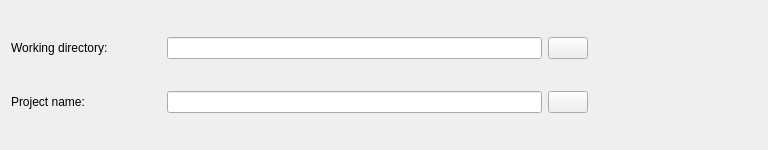
          <widget class="QWidget" name="scrollAreaWidgetContents">
           <property name="geometry">
            <rect>
             <x>0</x>
             <y>0</y>
             <width>768</width>
             <height>150</height>
            </rect>
           </property>
           <layout class="QGridLayout" name="gridLayout_7">
            <item row="1" column="0">
             <layout class="QHBoxLayout" name="horizontalLayout_3">
              <property name="spacing">
               <number>6</number>
              </property>
              <item>
               <widget class="QLabel" name="label_3">
                <property name="minimumSize">
                 <size>
                  <width>150</width>
                  <height>0</height>
                 </size>
                </property>
                <property name="maximumSize">
                 <size>
                  <width>16777215</width>
                  <height>100</height>
                 </size>
                </property>
                <property name="text">
                 <string>Working directory:</string>
                </property>
               </widget>
              </item>
              <item>
               <widget class="QLineEdit" name="working_directory_vfsmod">
                <property name="minimumSize">
                 <size>
                  <width>375</width>
                  <height>0</height>
                 </size>
                </property>
                <property name="maximumSize">
                 <size>
                  <width>315</width>
                  <height>16777215</height>
                 </size>
                </property>
                <property name="alignment">
                 <set>Qt::AlignCenter</set>
                </property>
               </widget>
              </item>
              <item>
               <widget class="QPushButton" name="select_directory_vfsmod">
                <property name="text">
                 <string/>
                </property>
                <property name="icon">
                 <iconset>
                  <normaloff>:/icons/images/search.svg</normaloff>:/icons/images/search.svg</iconset>
                </property>
               </widget>
              </item>
              <item>
               <spacer name="horizontalSpacer">
                <property name="orientation">
                 <enum>Qt::Horizontal</enum>
                </property>
                <property name="sizeHint" stdset="0">
                 <size>
                  <width>40</width>
                  <height>20</height>
                 </size>
                </property>
               </spacer>
              </item>
             </layout>
            </item>
            <item row="2" column="0">
             <layout class="QHBoxLayout" name="horizontalLayout_2">
              <property name="spacing">
               <number>6</number>
              </property>
              <item>
               <widget class="QLabel" name="label_2">
                <property name="minimumSize">
                 <size>
                  <width>150</width>
                  <height>0</height>
                 </size>
                </property>
                <property name="maximumSize">
                 <size>
                  <width>16777215</width>
                  <height>100</height>
                 </size>
                </property>
                <property name="text">
                 <string>Project name:</string>
                </property>
               </widget>
              </item>
              <item>
               <widget class="QLineEdit" name="name_files">
                <property name="minimumSize">
                 <size>
                  <width>375</width>
                  <height>0</height>
                 </size>
                </property>
                <property name="maximumSize">
                 <size>
                  <width>315</width>
                  <height>16777215</height>
                 </size>
                </property>
                <property name="alignment">
                 <set>Qt::AlignCenter</set>
                </property>
               </widget>
              </item>
              <item>
               <widget class="QPushButton" name="select_project_name">
                <property name="text">
                 <string/>
                </property>
               </widget>
              </item>
              <item>
               <spacer name="horizontalSpacer_2">
                <property name="orientation">
                 <enum>Qt::Horizontal</enum>
                </property>
                <property name="sizeHint" stdset="0">
                 <size>
                  <width>40</width>
                  <height>20</height>
                 </size>
                </property>
               </spacer>
              </item>
             </layout>
            </item>
            <item row="1" column="1">
             <spacer name="horizontalSpacer_4">
              <property name="orientation">
               <enum>Qt::Horizontal</enum>
              </property>
              <property name="sizeHint" stdset="0">
               <size>
                <width>40</width>
                <height>20</height>
               </size>
              </property>
             </spacer>
            </item>
           </layout>
          </widget>
